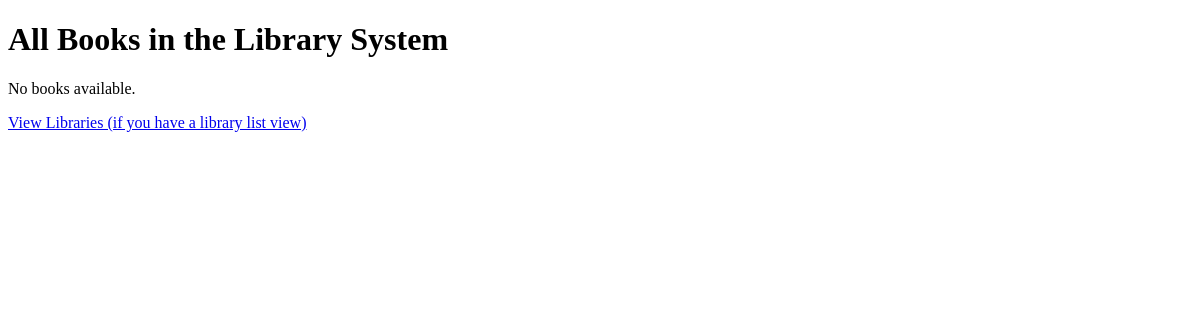
/relationships_app/books/, run on an earlier commit of the app's database.
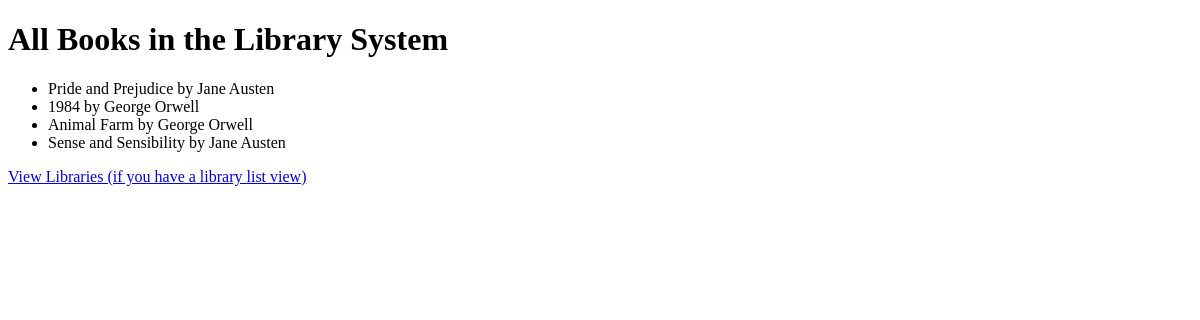
And on a later commit of the database.
### relationship_app/models.py (models this page shows, shortened)
class Book(models.Model):
    title = models.CharField(max_length=200)
    author = models.ForeignKey(Author, on_delete=models.CASCADE)
    published_date = models.DateField(null=True, blank=True)
    library = models.ForeignKey(Library, on_delete=models.SET_NULL, null=True, blank=True)
    class Meta:
        permissions = [
            ("can_add_book", "Can add book"),
            ("can_change_book", "Can change book"),
            ("can_delete_book", "Can delete book"),
        ]

class Author(models.Model):
    name = models.CharField(max_length=100)

### relationship_app/views.py (the view)
# urls.py: path('books/', list_books, name='list_books'),
def list_books(request): # CHANGED: Function name is now 'list_books'
    books = Book.objects.all().select_related('author') # Optimizes query to get author name
    context = {'books': books}
    return render(request, 'relationship_app/list_books.html', context)

### templates/relationship_app/list_books.html (shortened to what this page needs)
<!DOCTYPE html>
<html lang="en">
<head>
</head>
<body>
    <h1>All Books in the Library System</h1>
    {% if books %}
        <ul>
            {% for book in books %}
                <li>{{ book.title }} by {{ book.author.name }}</li>
            {% endfor %}
        </ul>
    {% else %}
        <p>No books available.</p>
    {% endif %}
    <p><a href="{% url 'relationship_app:library_list' %}">View Libraries (if you have a library list view)</a></p>
</body>
</html>

What changed in the data, as far as the page shows it:
added Book: title "Pride and Prejudice", author.name "Jane Austen"
added Book: title "1984", author.name "George Orwell"
added Book: title "Animal Farm", author.name "George Orwell"
added Book: title "Sense and Sensibility", author.name "Jane Austen"
Also different on the page:
text no longer shown: "No books available."
